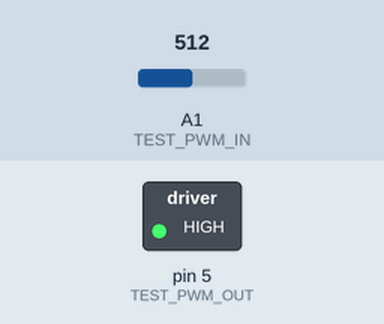
The sketch below on a simulated Arduino Uno, built with avr-gcc and run on an emulated ATmega328P. Parts: switched loads named in the sketch (green lamp = pin HIGH). The inputs (shaded band) are chosen by the test bench; at power-on: A1 (TEST_PWM_IN) = 512. What the sketch prints to the serial monitor is not drawn.

Above: at 2.8 s.
Timing chart, 0 to 4.3 s (numbered marks = the images above):
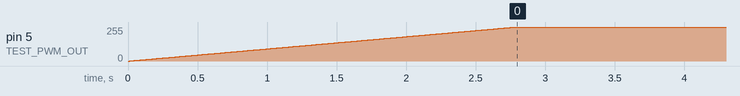

The sketch:

PWM_data_collector.ino
```cpp
/*
 * Author: Harrison Outram
 * Date: 12/12/2019 (d/m/y)
 * Version: 1.0
 * Purpose: Collect data for PWM input vs ouput modelling
 * Project: Climbing Clock (2019)
 * Organisation: Curtin Robotics Club (CRoC)
 * Working status: non-functional
 */

#define TEST_PWM_OUT 5
#define TEST_PWM_IN A1

#define PWM_SAMPLE_SIZE 100

void setup() {
  Serial.begin(9600);
  uint32_t meanPwm;

  Serial.print("analog in\n");

  for (int i = 0; i < 256; i++) {
    meanPwm = 0;
    analogWrite(TEST_PWM_OUT, i);

    for (int j = 0; j < PWM_SAMPLE_SIZE; j++) {
      meanPwm += analogRead(TEST_PWM_IN);
    }

    meanPwm /= PWM_SAMPLE_SIZE;

    //Serial.print(i); Serial.print(",");
    Serial.print(meanPwm); Serial.print("\n");
  }

}

void loop() {
  // code should only run once, ergo do nothing here

}
```
